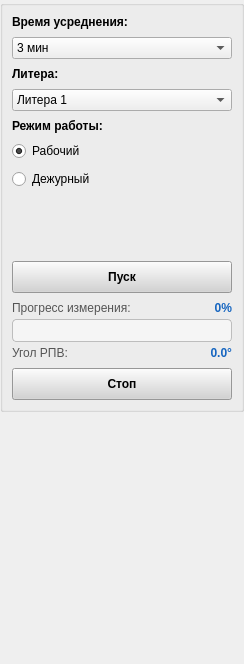
         <widget class="QWidget" name="rightScrollContents">
          <property name="geometry">
           <rect>
            <x>0</x>
            <y>0</y>
            <width>244</width>
            <height>664</height>
           </rect>
          </property>
          <layout class="QVBoxLayout" name="verticalLayout_rightScroll">
           <property name="spacing">
            <number>6</number>
           </property>
           <property name="leftMargin">
            <number>0</number>
           </property>
           <property name="topMargin">
            <number>0</number>
           </property>
           <property name="rightMargin">
            <number>0</number>
           </property>
           <property name="bottomMargin">
            <number>0</number>
           </property>
           
           
           
           <item>
            <widget class="QGroupBox" name="statusGroup">
             <property name="title">
              <string/>
             </property>
             <layout class="QVBoxLayout" name="verticalLayout_2">
              <property name="spacing">
               <number>8</number>
              </property>
              
              <item>
               <widget class="QLabel" name="lblAveragingTime">
                <property name="styleSheet">
                 <string notr="true">font-weight: bold;</string>
                </property>
                <property name="text">
                 <string>Время усреднения:</string>
                </property>
               </widget>
              </item>
              <item>
               <widget class="QComboBox" name="comboAvgTime">
                <item>
                 <property name="text">
                  <string>3 мин</string>
                 </property>
                </item>
                <item>
                 <property name="text">
                  <string>6 мин</string>
                 </property>
                </item>
                <item>
                 <property name="text">
                  <string>9 мин</string>
                 </property>
                </item>
               </widget>
              </item>
              <item>
               <widget class="QLabel" name="lblLitera">
                <property name="styleSheet">
                 <string notr="true">font-weight: bold;</string>
                </property>
                <property name="text">
                 <string>Литера:</string>
                </property>
               </widget>
              </item>
              <item>
               <widget class="QComboBox" name="comboLitera">
                <item>
                 <property name="text">
                  <string>Литера 1</string>
                 </property>
                </item>
                <item>
                 <property name="text">
                  <string>Литера 2</string>
                 </property>
                </item>
                <item>
                 <property name="text">
                  <string>Литера 3</string>
                 </property>
                </item>
               </widget>
              </item>
              <item>
               <widget class="QLabel" name="lblWorkMode">
                <property name="styleSheet">
                 <string notr="true">font-weight: bold;</string>
                </property>
                <property name="text">
                 <string>Режим работы:</string>
                </property>
               </widget>
              </item>
              <item>
               <widget class="QRadioButton" name="cbWorkMode">
                <property name="enabled">
                 <bool>true</bool>
                </property>
                <property name="text">
                 <string>Рабочий</string>
                </property>
                <property name="checked">
                 <bool>true</bool>
                </property>
               </widget>
              </item>
              <item>
               <widget class="QRadioButton" name="cbStandbyMode">
                <property name="text">
                 <string>Дежурный</string>
                </property>
               </widget>
              </item>
              <item alignment="Qt::AlignHCenter">
               <widget class="RpvIndicator" name="rpvIndicator" native="true">
                <property name="minimumSize">
                 <size>
                  <width>56</width>
                  <height>56</height>
                 </size>
                </property>
                <property name="maximumSize">
                 <size>
                  <width>80</width>
                  <height>80</height>
                 </size>
                </property>
               </widget>
              </item>
              <item>
               <widget class="QPushButton" name="btnStart">
                <property name="minimumSize">
                 <size>
                  <width>0</width>
                  <height>32</height>
                 </size>
                </property>
                <property name="autoFillBackground">
                 <bool>false</bool>
                </property>
                <property name="styleSheet">
                 <string notr="true">background-color: LightGrey; color: black; font-weight: bold;</string>
                </property>
                <property name="text">
                 <string>Пуск</string>
                </property>
               </widget>
              </item>
              <item>
               <widget class="QWidget" name="measurementProgressWidget" native="true">
                <property name="visible">
                 <bool>false</bool>
                </property>
                <layout class="QVBoxLayout" name="progressVLayout">
                 <property name="spacing">
                  <number>4</number>
                 </property>
                 <property name="leftMargin">
                  <number>0</number>
                 </property>
                 <property name="topMargin">
                  <number>0</number>
                 </property>
                 <property name="rightMargin">
                  <number>0</number>
                 </property>
                 <property name="bottomMargin">
                  <number>0</number>
                 </property>
                 <item>
                  <layout class="QHBoxLayout" name="progressLabelLayout">
                   <property name="spacing">
                    <number>6</number>
                   </property>
                   <item>
                    <widget class="QLabel" name="lblProgressTitle">
                     <property name="styleSheet">
                      <string notr="true">font-size: 9pt; color: #555;</string>
                     </property>
                     <property name="text">
                      <string>Прогресс измерения:</string>
                     </property>
                    </widget>
                   </item>
                   <item>
                    <spacer name="progressLabelSpacer">
                     <property name="orientation">
                      <enum>Qt::Horizontal</enum>
                     </property>
                     <property name="sizeHint" stdset="0">
                      <size>
                       <width>10</width>
                       <height>10</height>
                      </size>
                     </property>
                    </spacer>
                   </item>
                   <item>
                    <widget class="QLabel" name="lblProgressPercent">
                     <property name="styleSheet">
                      <string notr="true">font-size: 9pt; font-weight: bold; color: #1565C0;</string>
                     </property>
                     <property name="text">
                      <string>0%</string>
                     </property>
                     <property name="alignment">
                      <set>Qt::AlignRight|Qt::AlignTrailing|Qt::AlignVCenter</set>
                     </property>
                    </widget>
                   </item>
                  </layout>
                 </item>
                 <item>
                  <widget class="QProgressBar" name="progressBarMeasurement">
                   <property name="minimumSize">
                    <size>
                     <width>0</width>
                     <height>18</height>
                    </size>
                   </property>
                   <property name="styleSheet">
                    <string notr="true">QProgressBar {
        border: 1px solid #BDBDBD;
        border-radius: 4px;
        background-color: #F5F5F5;
        text-align: center;
        font-size: 8pt;
    }
    QProgressBar::chunk {
        background-color: #1976D2;
        border-radius: 3px;
    }</string>
                   </property>
                   <property name="maximum">
                    <number>100</number>
                   </property>
                   <property name="value">
                    <number>0</number>
                   </property>
                   <property name="textVisible">
                    <bool>false</bool>
                   </property>
                  </widget>
                 </item>
                 <item>
                  <layout class="QHBoxLayout" name="rpvLayout">
                   <property name="spacing">
                    <number>6</number>
                   </property>
                   <item>
                    <widget class="QLabel" name="lblRpvTitle">
                     <property name="styleSheet">
                      <string notr="true">font-size: 9pt; color: #555;</string>
                     </property>
                     <property name="text">
                      <string>Угол РПВ:</string>
                     </property>
                    </widget>
                   </item>
                   <item>
                    <spacer name="rpvSpacer">
                     <property name="orientation">
                      <enum>Qt::Horizontal</enum>
                     </property>
                     <property name="sizeHint" stdset="0">
                      <size>
                       <width>10</width>
                       <height>10</height>
                      </size>
                     </property>
                    </spacer>
                   </item>
                   <item>
                    <widget class="QLabel" name="lblRpvAngle">
                     <property name="styleSheet">
                      <string notr="true">font-size: 9pt; font-weight: bold; color: #1565C0;</string>
                     </property>
                     <property name="text">
                      <string>0.0°</string>
                     </property>
                     <property name="alignment">
                      <set>Qt::AlignRight|Qt::AlignTrailing|Qt::AlignVCenter</set>
                     </property>
                    </widget>
                   </item>
                  </layout>
                 </item>
                </layout>
               </widget>
              </item>
              <item>
               <widget class="QPushButton" name="btnStop">
                <property name="minimumSize">
                 <size>
                  <width>0</width>
                  <height>32</height>
                 </size>
                </property>
                <property name="styleSheet">
                 <string notr="true">background-color: LightGrey; color: black; font-weight: bold;</string>
                </property>
                <property name="text">
                 <string>Стоп</string>
                </property>
               </widget>
              </item>
             </layout>
            </widget>
           </item>
           
           <item>
            <spacer name="rightBottomSpacer">
             <property name="orientation">
              <enum>Qt::Vertical</enum>
             </property>
             <property name="sizeHint" stdset="0">
              <size>
               <width>20</width>
               <height>40</height>
              </size>
             </property>
            </spacer>
           </item>
          </layout>
         </widget>
